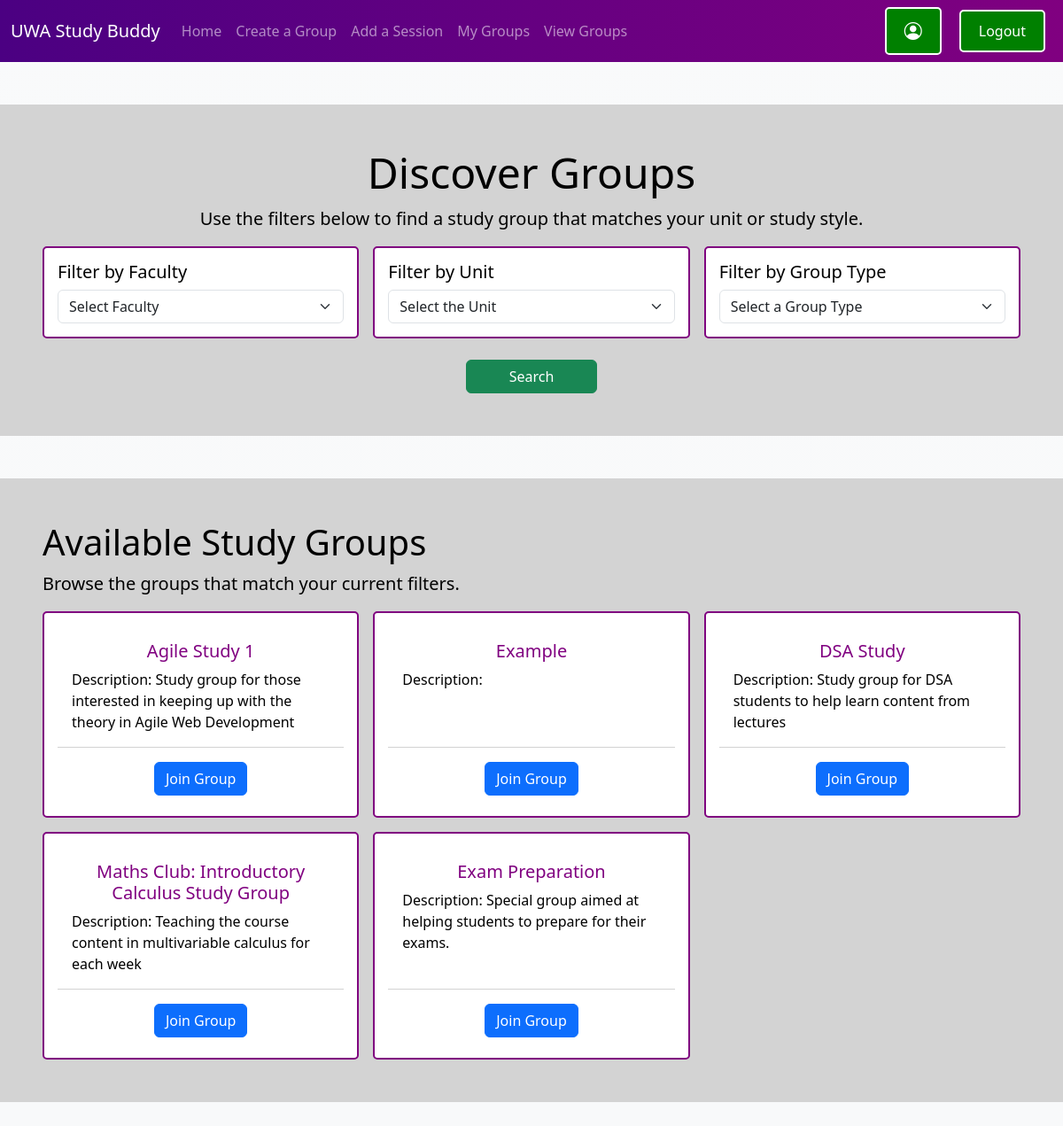
Screenshot of /view-groups (signed in) with the database file from the repository.
### models.py (models this page shows)
class Groups(db.Model):
    __tablename__ = 'Groups'
    GroupID: so.Mapped[int] = so.mapped_column(primary_key=True)
    UnitID: so.Mapped[int] = so.mapped_column(sa.ForeignKey('Unit.UnitID'), nullable=False)
    GroupTypeID: so.Mapped[int] = so.mapped_column(sa.ForeignKey('GroupType.GroupTypeID'), nullable=False)
    Description: so.Mapped[str] = so.mapped_column(sa.String(200), nullable=False)
    CreationDate: so.Mapped[datetime] = so.mapped_column(nullable=False)
    GroupName: so.Mapped[str] = so.mapped_column(nullable=False)
    MaxMembers: so.Mapped[int] = so.mapped_column(nullable=True)

### routes/viewGroups.py (the view)
@view_groups_blueprint.route('/view-groups')
@login_required #ensuring user is logged in before they access this page
def view_groups():
    faculties = db.session.execute(
        sa.select(Faculty.FacultyID, Faculty.Name)
    ).mappings().all()
    units = db.session.execute(
        sa.select(Unit.UnitID, Unit.UnitName)
    ).mappings().all()
    groupTypes = db.session.execute(
        sa.select(GroupType.GroupTypeID, GroupType.Type)
    ).mappings().all()
    faculty = request.args.get('faculty')
    unit = request.args.get('unit')
    group_type = request.args.get('group_type')
    if faculty and not faculty.isdigit():
        faculty = None
    if unit and not unit.isdigit():
        unit = None
    if group_type and not group_type.isdigit():
        group_type = None
    query = sa.select(Groups.GroupID, Groups.GroupName, Groups.Description).join(Unit, Groups.UnitID == Unit.UnitID)
    if faculty:
        query = query.where(Unit.FacultyID == faculty)
    if unit:
        query = query.where(Groups.UnitID == unit)
    if group_type:
        query = query.where(Groups.GroupTypeID == group_type)
    groups = db.session.execute(query).mappings().all()
    return render_template('viewGroups.html',
        faculties=faculties,
        units=units,
        groupTypes=groupTypes,
        groups=groups
    )

### app.py (called while the page is built)
@login_manager.user_loader
def load_user(user_id):
    return User.query.get(int(user_id))

### templates/viewGroups.html (shortened to what this page needs)
<!doctype html>
<html lang="en">
<head>
    <link href="https://cdn.jsdelivr.net/npm/bootstrap@5.3.8/dist/css/bootstrap.min.css" rel="stylesheet">
    <link rel="stylesheet" href="https://cdn.jsdelivr.net/npm/bootstrap-icons@1.13.1/font/bootstrap-icons.min.css">
    <link rel="stylesheet" href="{{ url_for('static', filename='css/style.css') }}">
</head>
<body class="bg-light bg-gradient">
    {% include 'navbar.html' %}
    <div class="container-fluid p-5 my-5 bg-container container-text">
        <div class="row">
            <div class="col text-center">
                <h1 class="display-5">Discover Groups</h1>
                <p class="lead">Use the filters below to find a study group that matches your unit or study style.</p>
            </div>
        </div>
        <form method="GET" action="{{ url_for('view_groups.view_groups') }}">
            <div class="row g-3">
                <div class="col-md-4">
                    <div class="card-style card-padding h-100">
                        <h5 class="text-start">Filter by Faculty</h5>
                        <select name="faculty" class="form-select">
                            <option selected>Select Faculty</option>
                        </select>
                    </div>
                </div>
                <div class="col-md-4">
                    <div class="card-style card-padding h-100">
                        <h5 class="text-start">Filter by Unit</h5>
                        <select name="unit" class="form-select">
                            <option selected>Select the Unit</option>
                        </select>
                    </div>
                </div>
                <div class="col-md-4">
                    <div class="card-style card-padding h-100">
                        <h5 class="text-start">Filter by Group Type</h5>
                        <select name="group_type" class="form-select">
                            <option selected>Select a Group Type</option>
                        </select>
                    </div>
                </div>
            </div>
            <div class="row mt-4">
                <div class="col text-center">
                    <button type="submit" class="btn btn-success px-5">Search</button>
                </div>
            </div>
        </form>
    </div>
    <div class="container-fluid p-5 my-5 bg-container container-text">
        <div class="row">
            <div class="col">
                <h2 class="display-6">Available Study Groups</h2>
                <p class="lead">Browse the groups that match your current filters.</p>
            </div>
        </div>
        <div class="row g-3">
            {% if groups %}
                {% for group in groups %}
                    <div class="col-md-4">
                        <div class="card card-style card-padding h-100">
                            <div class="card-body">
                                <h5 class="card-title text-center" style="color: purple;">{{ group['GroupName'] }}</h5>
                                <p class="card-text text-start">Description: {{ group['Description'] }}</p>
                            </div>
                            <div class="card-footer bg-transparent text-center">
                                <form method="POST" action="{{ url_for('view_groups.join_group') }}">
                                    <button type="submit" class="btn btn-primary mt-2">Join Group</button>
                                </form>
                            </div>
                        </div>
                    </div>
                {% endfor %}
            {% else %}
                <div class="col">
                    <div class="card-style card-padding">
                        <h5 class="mb-0">No groups found.</h5>
                    </div>
                </div>
            {% endif %}
        </div>
    </div>
</body>
</html>

### static/CSS/style.css (style rules this page uses)
.bg-container { background-color: lightgray; }
.container-text { color: black; }
.card-style { background-color: white; border: 2px solid purple; border-radius: 5px; color: black }
.card-padding { padding: 15px; }

### rows the page displays
Groups: GroupName "Agile Study 1", Description "Study group for those interested in keeping up with the theory in Agile Web Development"
Groups: GroupName "Example"
Groups: GroupName "DSA Study", Description "Study group for DSA students to help learn content from lectures"
Groups: GroupName "Maths Club: Introductory Calculus Study Group", Description "Teaching the course content in multivariable calculus for each week"
Groups: GroupName "Exam Preparation", Description "Special group aimed at helping students to prepare for their exams."
